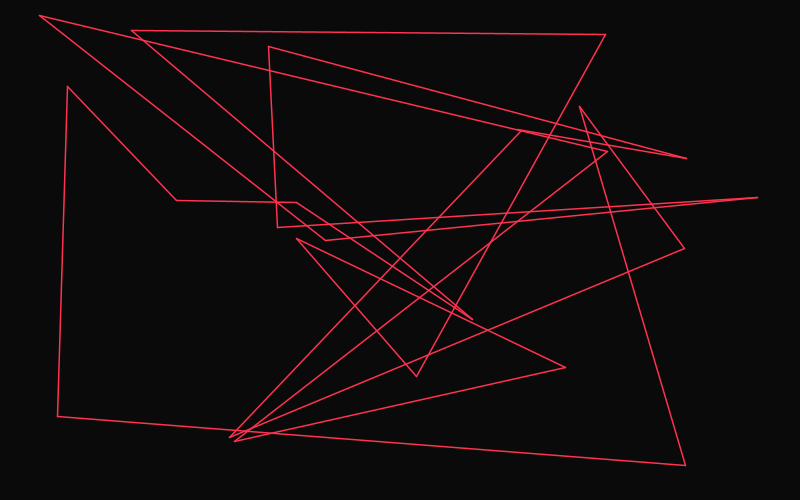
Frame 1 (no input)
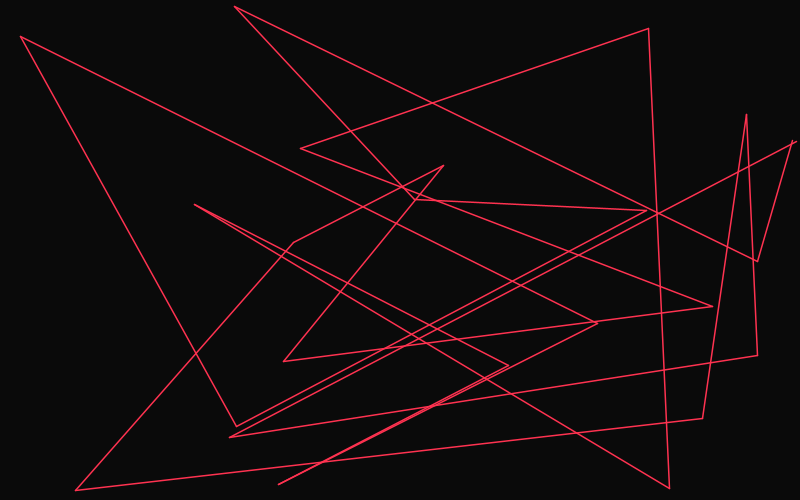
Frame 60 (the mouse pressed at the canvas centre just before this capture)
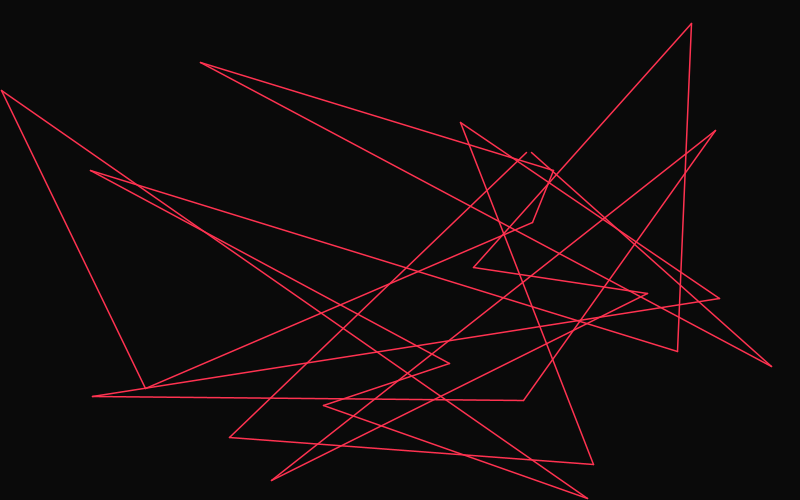
Frame 120 (the mouse held since frame 60 and released just before this capture)

The Processing sketch that drew these frames (run headless with seeded random() and noise(); from frame 60 on, the mouse is pressed at the canvas centre):

// Processing sketch: processing_92949
// ── processing_92949.pde

int numPoints = 23;
float[] x = new float[numPoints];
float[] y = new float[numPoints];

float[] xmove = new float[numPoints];
float[] ymove = new float[numPoints];

void setup() {
  size(800, 500);


  for (int i = 0; i < numPoints; i++) {
    x[i] = random(width);
    y[i] = random(height);
    xmove[i] = random(-2, 5);
    ymove[i] = random(-1, 4);
  }
}

void draw() {
  background(10);
  strokeWeight(1.5);
  stroke(300, 50, 80);
  for (int i = 0; i < numPoints-1; i++) {
    line( x[i], y[i], x[i+1], y[i+1]);
    x[i] += xmove[i];
    y[i] += ymove[i];
    
    if(x[i] < 0 || x[i] > width) xmove[i] *= -1;
    if(y[i] < 0 || y[i] > height) ymove[i] *= -1;
  }
    line( x[0], y[0], x[numPoints-1], y[numPoints-1]);
}
